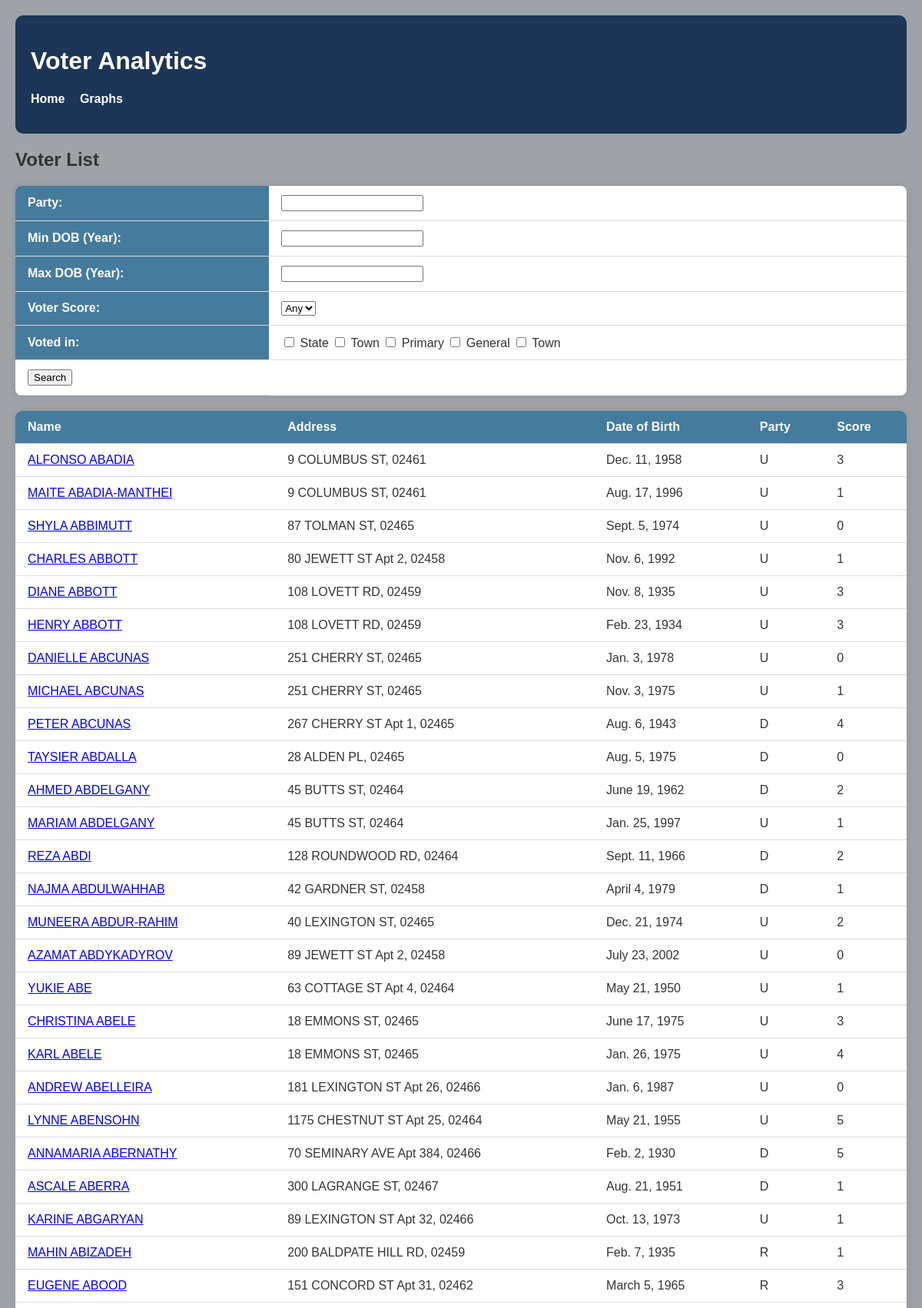
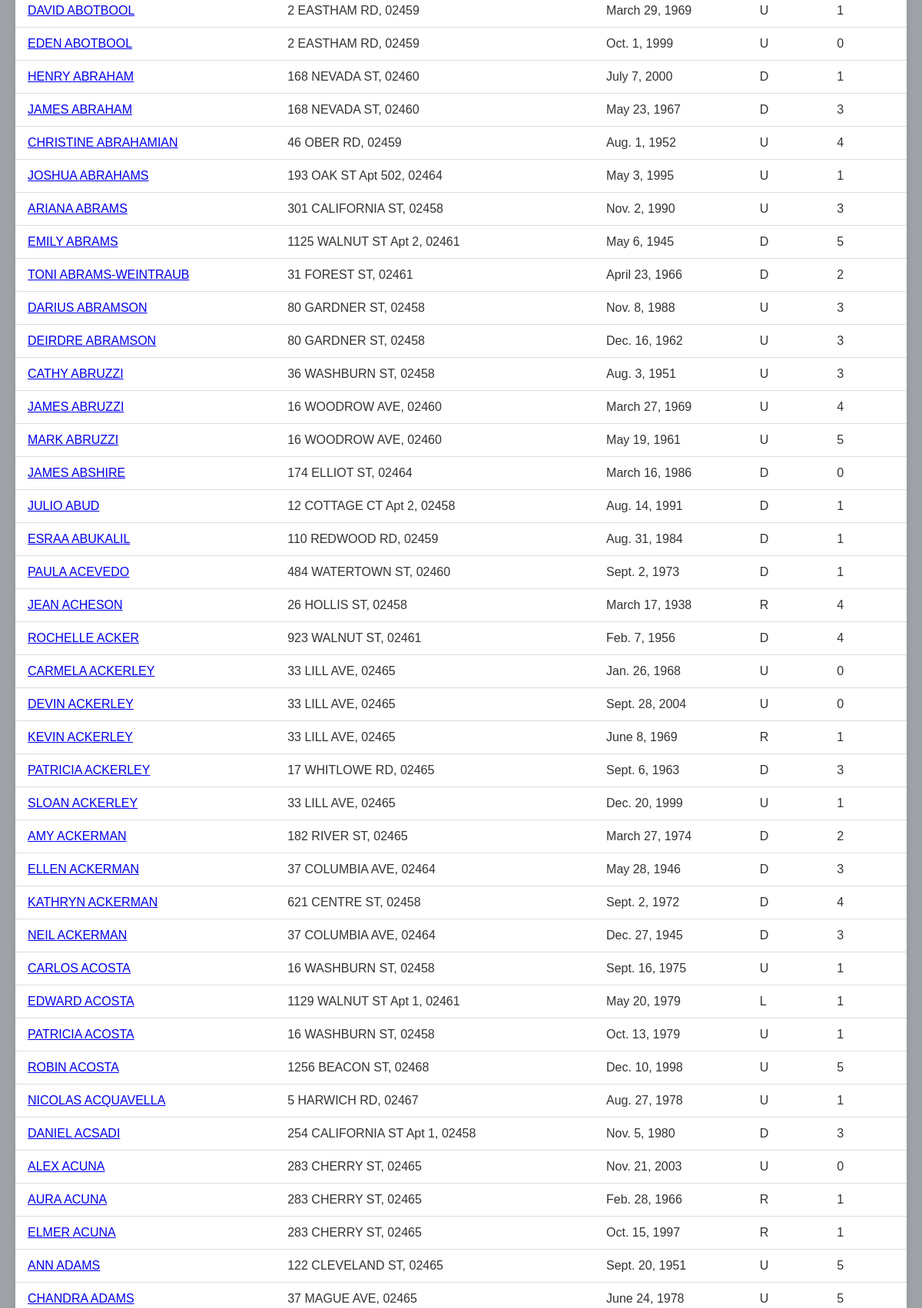
Screenshot of /voter_analytics/ (upper part) with the database file from the repository (2 pictures, top to bottom).
### cs412/voter_analytics/models.py (models this page shows, shortened)
class Voter(models.Model):
    Last_Name = models.CharField(max_length=100)
    First_Name = models.CharField(max_length=100)
    Date_of_Birth = models.DateField()
    Street_Address = models.CharField(max_length=100)
    Apartment_Number = models.CharField(max_length=10, blank=True, null=True)
    Zip_Code = models.CharField(max_length=10)
    Date_of_Registration = models.DateField()
    Party_Affiliation = models.CharField(max_length=2)
    precinct_number = models.CharField(max_length=10)
    v20state = models.BooleanField(default=False)
    v21town = models.BooleanField(default=False)
    v21primary = models.BooleanField(default=False)
    v22general = models.BooleanField(default=False)
    v23town = models.BooleanField(default=False)
    voter_score = models.IntegerField()

### cs412/voter_analytics/views.py (the view)
# urls.py: path('', views.VoterListView.as_view(), name='base'),
class VoterListView(ListView):
    template_name = 'voter_analytics/voters.html'
    model = Voter
    context_object_name = 'voters'
    paginate_by = 100
    def get_queryset(self):
        voters = Voter.objects.all().order_by('Last_Name', 'First_Name')
        party = self.request.GET.get('party')
        if party:
            voters = voters.filter(Party_Affiliation__iexact=party.strip())
        min_dob = self.request.GET.get('min_dob')
        if min_dob and min_dob.isdigit():
            voters = voters.filter(Date_of_Birth__year__gte=int(min_dob))
        max_dob = self.request.GET.get('max_dob')
        if max_dob and max_dob.isdigit():
            voters = voters.filter(Date_of_Birth__year__lte=int(max_dob))
        voter_score = self.request.GET.get('voter_score')
        if voter_score and voter_score.isdigit():
            voters = voters.filter(voter_score=int(voter_score))
        elections = ['v20state', 'v21town', 'v21primary', 'v22general', 'v23town']
        for election in elections:
            if self.request.GET.get(election):
                kwargs = {election: True}
                voters = voters.filter(**kwargs)
        return voters

### cs412/voter_analytics/templates/voter_analytics/voter_list.html (shortened to what this page needs)
{% extends 'voter_analytics/base.html' %}
{% block content %}
<h2>Voter List</h2>
<div class="row">
    {% include 'voter_analytics/search.html' %}
</div>
<table>
    <tr>
        <th>Name</th>
        <th>Address</th>
        <th>Date of Birth</th>
        <th>Party</th>
        <th>Score</th>
    </tr>
    {% for v in voters %}
    <tr>
        <td><a href="{% url 'voter_analytics:voter_detail' v.pk %}">{{ v.First_Name }} {{ v.Last_Name }}</a></td>
        <td>{{ v.Street_Address }}{% if v.Apartment_Number %} Apt {{ v.Apartment_Number }}{% endif %}, {{ v.Zip_Code }}</td>
        <td>{{ v.Date_of_Birth }}</td>
        <td>{{ v.Party_Affiliation }}</td>
        <td>{{ v.voter_score }}</td>
    </tr>
    {% endfor %}
</table>
{% endblock %}

### static/CSS/voter.css (style rules this page uses)
body { font-family: Arial, sans-serif; margin: 20px; background-color: #9fa2a7; color: #333; }
table { width: 100%; border-collapse: collapse; margin-top: 20px; border-radius: 8px; overflow: hidden; box-shadow: 0 0 10px rgba(0,0,0,0.1); background-color: white; }
th, td { padding: 12px 16px; border-bottom: 1px solid #ddd; text-align: left; }
th { background-color: #457b9d; color: white; }

### rows the page displays
Voter: First_Name "ALFONSO", Last_Name "ABADIA", Street_Address "9 COLUMBUS ST", Zip_Code "02461", Date_of_Birth "Dec. 11, 1958", Party_Affiliation "U", voter_score "3"
Voter: First_Name "MAITE", Last_Name "ABADIA-MANTHEI", Street_Address "9 COLUMBUS ST", Zip_Code "02461", Date_of_Birth "Aug. 17, 1996", Party_Affiliation "U", voter_score "1"
Voter: First_Name "AHMED", Last_Name "ABDELGANY", Street_Address "45 BUTTS ST", Zip_Code "02464", Date_of_Birth "June 19, 1962", Party_Affiliation "D", voter_score "2"
Voter: First_Name "MARIAM", Last_Name "ABDELGANY", Street_Address "45 BUTTS ST", Zip_Code "02464", Date_of_Birth "Jan. 25, 1997", Party_Affiliation "U", voter_score "1"
Voter: First_Name "REZA", Last_Name "ABDI", Street_Address "128 ROUNDWOOD RD", Zip_Code "02464", Date_of_Birth "Sept. 11, 1966", Party_Affiliation "D", voter_score "2"
Voter: First_Name "YUKIE", Last_Name "ABE", Street_Address "63 COTTAGE ST", Apartment_Number "4", Zip_Code "02464", Date_of_Birth "May 21, 1950", Party_Affiliation "U", voter_score "1"
Voter: First_Name "LYNNE", Last_Name "ABENSOHN", Street_Address "1175 CHESTNUT ST", Apartment_Number "25", Zip_Code "02464", Date_of_Birth "May 21, 1955", Party_Affiliation "U", voter_score "5"
Voter: First_Name "JOSHUA", Last_Name "ABRAHAMS", Street_Address "193 OAK ST", Apartment_Number "502", Zip_Code "02464", Date_of_Birth "May 3, 1995", Party_Affiliation "U", voter_score "1"
Voter: First_Name "EMILY", Last_Name "ABRAMS", Street_Address "1125 WALNUT ST", Apartment_Number "2", Zip_Code "02461", Date_of_Birth "May 6, 1945", Party_Affiliation "D", voter_score "5"
Voter: First_Name "TONI", Last_Name "ABRAMS-WEINTRAUB", Street_Address "31 FOREST ST", Zip_Code "02461", Date_of_Birth "April 23, 1966", Party_Affiliation "D", voter_score "2"
Voter: First_Name "JAMES", Last_Name "ABSHIRE", Street_Address "174 ELLIOT ST", Zip_Code "02464", Date_of_Birth "March 16, 1986", Party_Affiliation "D", voter_score "0"
Voter: First_Name "ROCHELLE", Last_Name "ACKER", Street_Address "923 WALNUT ST", Zip_Code "02461", Date_of_Birth "Feb. 7, 1956", Party_Affiliation "D", voter_score "4"
Voter: First_Name "ELLEN", Last_Name "ACKERMAN", Street_Address "37 COLUMBIA AVE", Zip_Code "02464", Date_of_Birth "May 28, 1946", Party_Affiliation "D", voter_score "3"
Voter: First_Name "NEIL", Last_Name "ACKERMAN", Street_Address "37 COLUMBIA AVE", Zip_Code "02464", Date_of_Birth "Dec. 27, 1945", Party_Affiliation "D", voter_score "3"
Voter: First_Name "EDWARD", Last_Name "ACOSTA", Street_Address "1129 WALNUT ST", Apartment_Number "1", Zip_Code "02461", Date_of_Birth "May 20, 1979", Party_Affiliation "L", voter_score "1"
Voter: First_Name "ROBIN", Last_Name "ACOSTA", Street_Address "1256 BEACON ST", Zip_Code "02468", Date_of_Birth "Dec. 10, 1998", Party_Affiliation "U", voter_score "5"
